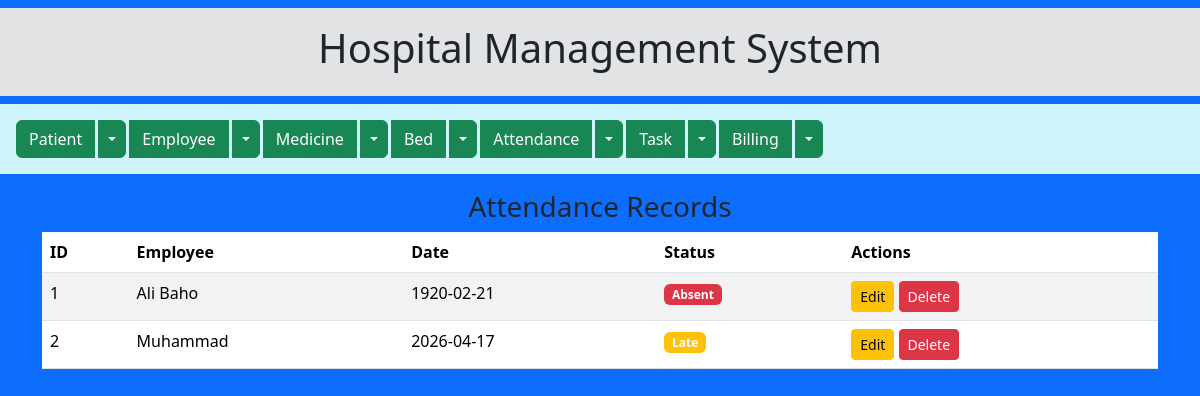
The page /view_update_attendance on the database its author committed.
### models/models_attendance.py (models this page shows)
class Attendance(db.Model):
    id = db.Column(db.Integer, primary_key=True)
    employee_id = db.Column(db.Integer, db.ForeignKey('employee.id'))
    date = db.Column(db.String(20))
    status = db.Column(db.String(20))    # Present / Absent / Late

### models/models_employee.py (models this page shows)
class Employee(db.Model):
    id = db.Column(db.Integer, primary_key=True)
    name = db.Column(db.String(100))
    age = db.Column(db.Integer)
    phone = db.Column(db.String(20))
    address = db.Column(db.String(200))
    role = db.Column(db.String(50))        # Doctor, Nurse, Admin...
    department = db.Column(db.String(100))
    salary = db.Column(db.Float)

### app.py (the view)
@app.route('/view_update_attendance')
def view_update_attendance():
    records = get_all_attendance()
    employees = get_all_employees()
    return render_template('view_update_attendance.html', records=records, employees=employees)

### services/services_attendance.py (called while the page is built)
def get_all_attendance():
    return Attendance.query.all()

### services/services_employee.py (called while the page is built)
def get_all_employees():
    return Employee.query.all()

### templates/view_update_attendance.html
{% extends "base.html" %}
{% block content %}
<h3 class="text-center mt-2">Attendance Records</h3>
<table class="table table-striped">
    <thead><tr><th>ID</th><th>Employee</th><th>Date</th><th>Status</th><th>Actions</th></tr></thead>
    <tbody>
        {% for rec in records %}
        <tr>
            <td>{{ rec.id }}</td>
            <td>{% for emp in employees %}{% if emp.id == rec.employee_id %}{{ emp.name }}{% endif %}{% endfor %}</td>
            <td>{{ rec.date }}</td>
            <td><span class="badge {% if rec.status == 'Present' %}bg-success{% elif rec.status == 'Late' %}bg-warning{% else %}bg-danger{% endif %}">{{ rec.status }}</span></td>
            <td>
                <a href="/edit_attendance/{{ rec.id }}" class="btn btn-warning btn-sm">Edit</a>
                <a href="/delete_attendance/{{ rec.id }}" class="btn btn-danger btn-sm" onclick="return confirm('Delete?')">Delete</a>
            </td>
        </tr>
        {% endfor %}
    </tbody>
</table>
{% endblock %}

### rows shown on the page
Attendance: id "1", date "1920-02-21", status "Absent"
Employee: name "Ali Baho"
Attendance: id "2", date "2026-04-17", status "Late"
Employee: name "Muhammad"
